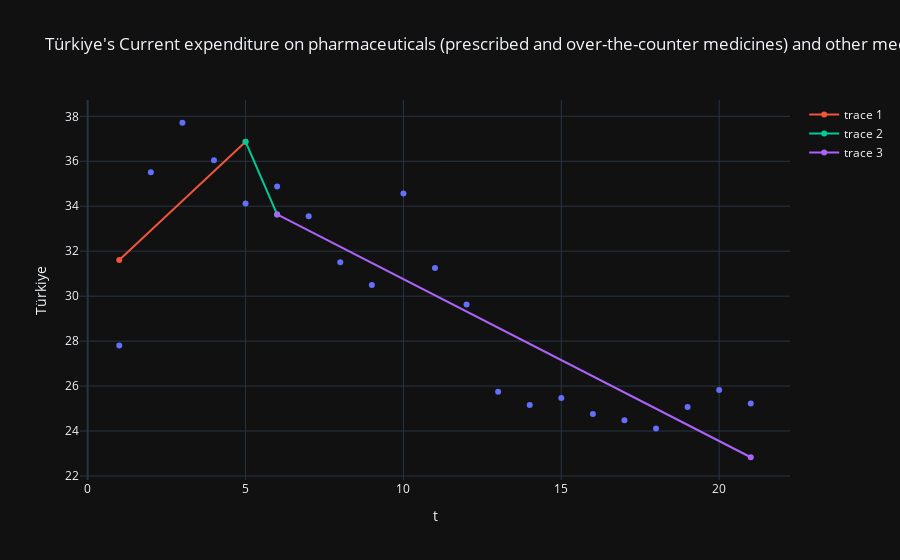
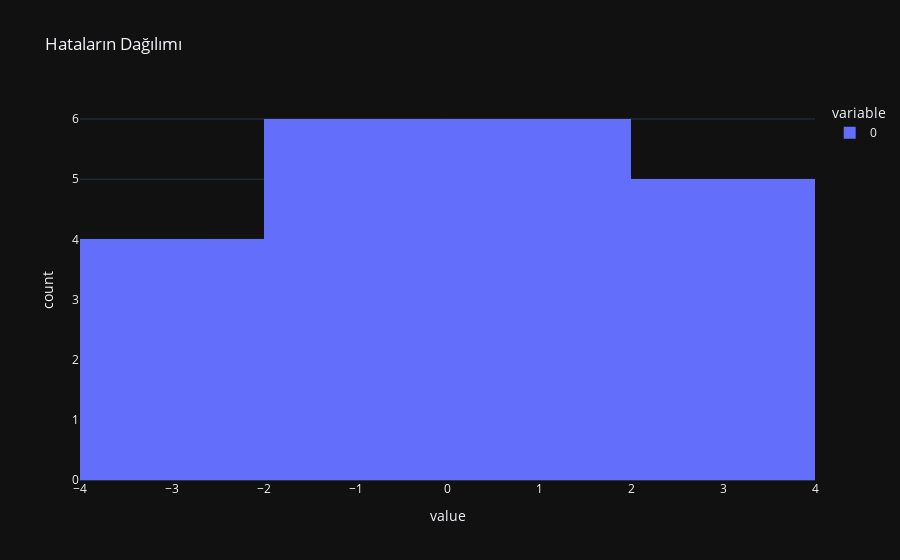
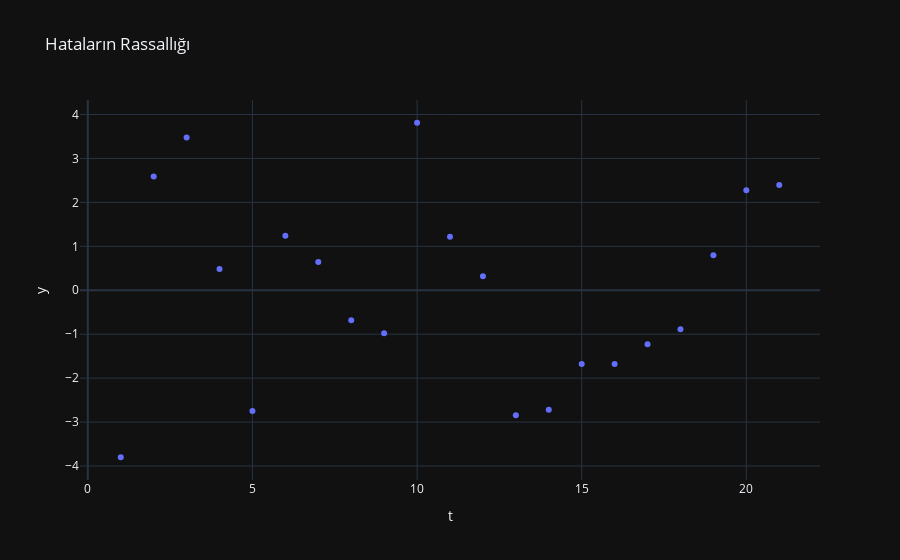
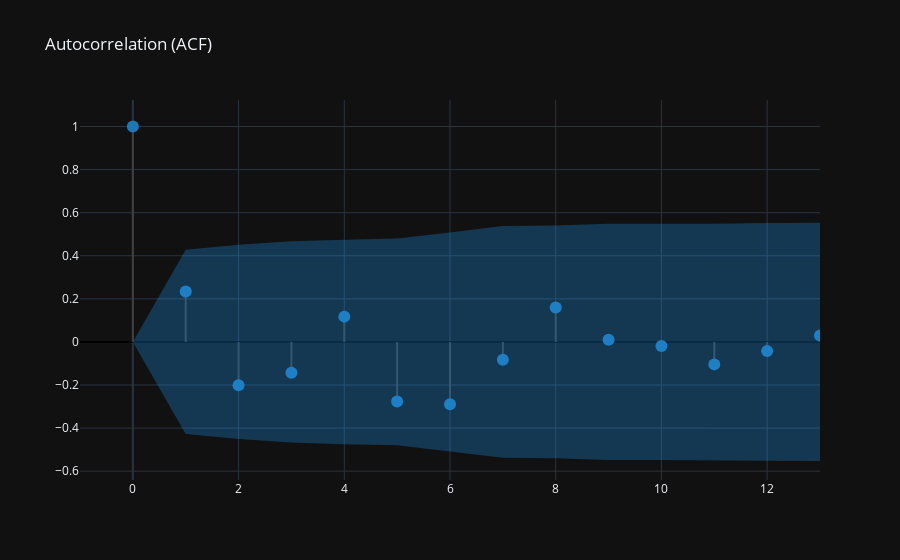

Notebook cell for these charts, in order:
### Markdown cell above
Yukarıda referans ülkelerin ve Türkiye'nin zaman serisi regresyon analizi sonuçlarına bakılırken, bu kısımdan itibaren Türkiye için interrupted time series analysis yapılmıştır.

### Code cell
X = df_2[["t", "interruption", "interrupted t"]]
y = df_2["Türkiye"]

X = sm.add_constant(X) 

analys= sm.OLS(y, X).fit()

trendlin = express.scatter(
        df_2,
        x="t",
        y= "Türkiye",
        title="Türkiye's Current expenditure on pharmaceuticals (prescribed and over-the-counter medicines) and other medical non-durables, % of current expenditure on health",
    )

trendlin.add_trace(
go.Scatter(
    x = [1,5],
    y = [analys.predict()[0], analys.predict()[4]],
)
 )   

trendlin.add_trace(
go.Scatter(
    x = [5,6],
    y = [analys.predict()[4], analys.predict()[5]]
)

 )

trendlin.add_trace(
go.Scatter(
    x = [6,21],
    y = [analys.predict()[5], analys.predict()[20]]
)

 )  

trendlin.show() 



print(analys.summary())

print("###########################")
print("Hataların Normal Dağılması", end="\n\n")
residual_values = analys.resid
print("H0: Normal dağılım varsayımı sağlanmaktadır.")
print("H1: Normal dağılım varsayımı sağlanmamaktadır.", end="\n\n")
test_stat, pvalue = stats.shapiro(residual_values)
print(f'Test Stat = {round(test_stat, 4)}, p-value = {round(pvalue, 4)}')
if pvalue<0.05:
    print("p-value 0.05'ten küçüktür. H0 hipotezi reddedilmiştir. Hatalar normal dağılmamıştır.")
elif pvalue>0.05:
     print("p-value 0.05'ten büyüktür. H0 hipotezi reddedilememiştir. Yani hatalar normal dağılmıştır.", end="\n\n")
hist = express.histogram(residual_values, title="Hataların Dağılımı")
hist.show()
print("###########################")
print("Hataların Rassallığı", end="\n\n")
print("     Hataların Durağanlığı", end="\n\n")
adfullery = adfuller(residual_values)
print(f'Test Stat = {round(adfullery[0], 4)}, p-value = {round(adfullery[1], 4)}')
if adfullery[1]<0.05:
    print("p-value 0.05'ten küçüktür. H0 hipotezi reddedilmiştir. Hatalar durağandır.")
elif adfullery[1]>0.05:
    print("p-value 0.05'ten büyüktür. H0 hipotezi reddedilememiştir. Yani hatalar durağan değildir.", end="\n\n")
resid_scatter = express.scatter(
    df_2,
    x="t",
    y=residual_values,
    title="Hataların Rassallığı"
)
resid_scatter.show()
print("     Hataların Otokorelasyonu", end="\n\n")
print("Ljung-Box q istatistiğinin Hipotezleri")
print("H0: Veriler bağımsız (random) olarak dağılmıştır.")
print("H1: Veriler bağımsız (random) olarak dağılmamıştır.", end="\n\n")
acf_df = pd.DataFrame(pd.DataFrame(acf(residual_values, qstat=True)).T)
acf_df.columns = ["ACF", "Ljung-Box q statistic", "p-value"]
display(acf_df[1:6])
create_corr_plot(residual_values)

### Figure 1 — Plotly figure (JSON) as saved in the notebook; plotly's stock layout.template omitted (floating-point values rounded to 4 significant figures)
{"data": [{"hovertemplate": "t=%{x}<br>Türkiye=%{y}<extra></extra>", "legendgroup": "", "marker": {"color": "#636efa", "symbol": "circle"}, "mode": "markers", "name": "", "orientation": "v", "showlegend": false, "type": "scatter", "x": [1, 2, 3, 4, 5, 6, 7, 8, 9, 10, 11, 12, 13, 14, 15, 16, 17, 18, 19, 20, 21], "xaxis": "x", "y": [27.81, 35.51, 37.71, 36.04, 34.12, 34.88, 33.56, 31.51, 30.5, 34.57, 31.25, 29.63, 25.75, 25.16, 25.47, 24.76, 24.48, 24.11, 25.07, 25.83, 25.23], "yaxis": "y"}, {"type": "scatter", "x": [1, 5], "y": [31.61, 36.87]}, {"type": "scatter", "x": [5, 6], "y": [36.87, 33.64]}, {"type": "scatter", "x": [6, 21], "y": [33.64, 22.83]}], "layout": {"legend": {"tracegroupgap": 0}, "title": {"text": "Türkiye's Current expenditure on pharmaceuticals (prescribed and over-the-counter medicines) and other medical non-durables, % of current expenditure on health"}, "xaxis": {"anchor": "y", "domain": [0, 1], "title": {"text": "t"}}, "yaxis": {"anchor": "x", "domain": [0, 1], "title": {"text": "Türkiye"}}}}

### Figure 2 — Plotly figure (JSON) as saved in the notebook; plotly's stock layout.template omitted (floating-point values rounded to 4 significant figures)
{"data": [{"alignmentgroup": "True", "bingroup": "x", "hovertemplate": "variable=0<br>value=%{x}<br>count=%{y}<extra></extra>", "legendgroup": "0", "marker": {"color": "#636efa", "pattern": {"shape": ""}}, "name": "0", "offsetgroup": "0", "orientation": "v", "showlegend": true, "type": "histogram", "x": [-3.801, 2.59, 3.474, 0.4846, -2.748, 1.242, 0.6425, -0.6852, -0.9796, 3.813, 1.216, 0.3195, -2.842, -2.717, -1.681, -1.677, -1.23, -0.8854, 0.796, 2.274, 2.395], "xaxis": "x", "yaxis": "y"}], "layout": {"barmode": "relative", "legend": {"title": {"text": "variable"}, "tracegroupgap": 0}, "title": {"text": "Hataların Dağılımı"}, "xaxis": {"anchor": "y", "domain": [0, 1], "title": {"text": "value"}}, "yaxis": {"anchor": "x", "domain": [0, 1], "title": {"text": "count"}}}}

### Figure 3 — Plotly figure (JSON) as saved in the notebook; plotly's stock layout.template omitted (floating-point values rounded to 4 significant figures)
{"data": [{"hovertemplate": "t=%{x}<br>y=%{y}<extra></extra>", "legendgroup": "", "marker": {"color": "#636efa", "symbol": "circle"}, "mode": "markers", "name": "", "orientation": "v", "showlegend": false, "type": "scatter", "x": [1, 2, 3, 4, 5, 6, 7, 8, 9, 10, 11, 12, 13, 14, 15, 16, 17, 18, 19, 20, 21], "xaxis": "x", "y": [-3.801, 2.59, 3.474, 0.4846, -2.748, 1.242, 0.6425, -0.6852, -0.9796, 3.813, 1.216, 0.3195, -2.842, -2.717, -1.681, -1.677, -1.23, -0.8854, 0.796, 2.274, 2.395], "yaxis": "y"}], "layout": {"legend": {"tracegroupgap": 0}, "title": {"text": "Hataların Rassallığı"}, "xaxis": {"anchor": "y", "domain": [0, 1], "title": {"text": "t"}}, "yaxis": {"anchor": "x", "domain": [0, 1], "title": {"text": "y"}}}}

### Figure 4 — Plotly figure (JSON) as saved in the notebook; plotly's stock layout.template omitted (floating-point values rounded to 4 significant figures)
{"data": [{"line": {"color": "#3f3f3f"}, "mode": "lines", "showlegend": false, "type": "scatter", "x": [0, 0], "y": [0, 1]}, {"line": {"color": "#3f3f3f"}, "mode": "lines", "showlegend": false, "type": "scatter", "x": [1, 1], "y": [0, 0.2338]}, {"line": {"color": "#3f3f3f"}, "mode": "lines", "showlegend": false, "type": "scatter", "x": [2, 2], "y": [0, -0.2017]}, {"line": {"color": "#3f3f3f"}, "mode": "lines", "showlegend": false, "type": "scatter", "x": [3, 3], "y": [0, -0.1435]}, {"line": {"color": "#3f3f3f"}, "mode": "lines", "showlegend": false, "type": "scatter", "x": [4, 4], "y": [0, 0.1173]}, {"line": {"color": "#3f3f3f"}, "mode": "lines", "showlegend": false, "type": "scatter", "x": [5, 5], "y": [0, -0.2765]}, {"line": {"color": "#3f3f3f"}, "mode": "lines", "showlegend": false, "type": "scatter", "x": [6, 6], "y": [0, -0.29]}, {"line": {"color": "#3f3f3f"}, "mode": "lines", "showlegend": false, "type": "scatter", "x": [7, 7], "y": [0, -0.08315]}, {"line": {"color": "#3f3f3f"}, "mode": "lines", "showlegend": false, "type": "scatter", "x": [8, 8], "y": [0, 0.1593]}, {"line": {"color": "#3f3f3f"}, "mode": "lines", "showlegend": false, "type": "scatter", "x": [9, 9], "y": [0, 0.01016]}, {"line": {"color": "#3f3f3f"}, "mode": "lines", "showlegend": false, "type": "scatter", "x": [10, 10], "y": [0, -0.01917]}, {"line": {"color": "#3f3f3f"}, "mode": "lines", "showlegend": false, "type": "scatter", "x": [11, 11], "y": [0, -0.1044]}, {"line": {"color": "#3f3f3f"}, "mode": "lines", "showlegend": false, "type": "scatter", "x": [12, 12], "y": [0, -0.04191]}, {"line": {"color": "#3f3f3f"}, "mode": "lines", "showlegend": false, "type": "scatter", "x": [13, 13], "y": [0, 0.02926]}, {"marker": {"color": "#1f77b4", "size": 12}, "mode": "markers", "showlegend": false, "type": "scatter", "x": [0, 1, 2, 3, 4, 5, 6, 7, 8, 9, 10, 11, 12, 13], "y": [1, 0.2338, -0.2017, -0.1435, 0.1173, -0.2765, -0.29, -0.08315, 0.1593, 0.01016, -0.01917, -0.1044, -0.04191, 0.02926]}, {"line": {"color": "rgba(255,255,255,0)"}, "mode": "lines", "showlegend": false, "type": "scatter", "x": [0, 1, 2, 3, 4, 5, 6, 7, 8, 9, 10, 11, 12, 13], "y": [0, 0.4277, 0.4505, 0.4667, 0.4747, 0.48, 0.5083, 0.5377, 0.54, 0.5486, 0.5486, 0.5487, 0.5523, 0.5529]}, {"fill": "tonexty", "fillcolor": "rgba(32, 146, 230,0.3)", "line": {"color": "rgba(255,255,255,0)"}, "mode": "lines", "showlegend": false, "type": "scatter", "x": [0, 1, 2, 3, 4, 5, 6, 7, 8, 9, 10, 11, 12, 13], "y": [0, -0.4277, -0.4505, -0.4667, -0.4747, -0.48, -0.5083, -0.5377, -0.54, -0.5486, -0.5486, -0.5487, -0.5523, -0.5529]}], "layout": {"title": {"text": "Autocorrelation (ACF)"}, "xaxis": {"range": [-1, 13]}, "yaxis": {"zerolinecolor": "#000000"}}}
